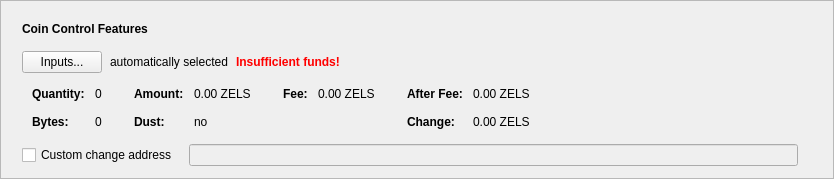
      <widget class="QFrame" name="frameCoinControl">
       <property name="sizePolicy">
        <sizepolicy hsizetype="Expanding" vsizetype="Fixed">
         <horstretch>0</horstretch>
         <verstretch>0</verstretch>
        </sizepolicy>
       </property>
       <property name="frameShape">
        <enum>QFrame::StyledPanel</enum>
       </property>
       <property name="frameShadow">
        <enum>QFrame::Raised</enum>
       </property>
       <layout class="QVBoxLayout" name="verticalLayout_2">
        <item>
         <layout class="QVBoxLayout" name="verticalLayoutCoinControl" stretch="0,0,0,0,0">
          <property name="spacing">
           <number>0</number>
          </property>
          <property name="sizeConstraint">
           <enum>QLayout::SetDefaultConstraint</enum>
          </property>
          <property name="leftMargin">
           <number>10</number>
          </property>
          <property name="topMargin">
           <number>10</number>
          </property>
          <item>
           <layout class="QHBoxLayout" name="horizontalLayoutCoinControl1">
            <property name="bottomMargin">
             <number>15</number>
            </property>
            <item>
             <widget class="QLabel" name="labelCoinControlFeatures">
              <property name="sizePolicy">
               <sizepolicy hsizetype="Preferred" vsizetype="Maximum">
                <horstretch>0</horstretch>
                <verstretch>0</verstretch>
               </sizepolicy>
              </property>
              <property name="font">
               <font>
                <weight>75</weight>
                <bold>true</bold>
               </font>
              </property>
              <property name="styleSheet">
               <string notr="true">font-weight:bold;</string>
              </property>
              <property name="text">
               <string>Coin Control Features</string>
              </property>
             </widget>
            </item>
           </layout>
          </item>
          <item>
           <layout class="QHBoxLayout" name="horizontalLayoutCoinControl2" stretch="0,0,0,0">
            <property name="spacing">
             <number>8</number>
            </property>
            <property name="bottomMargin">
             <number>10</number>
            </property>
            <item>
             <widget class="QPushButton" name="pushButtonCoinControl">
              <property name="styleSheet">
               <string notr="true"/>
              </property>
              <property name="text">
               <string>Inputs...</string>
              </property>
              <property name="autoDefault">
               <bool>false</bool>
              </property>
             </widget>
            </item>
            <item>
             <widget class="QLabel" name="labelCoinControlAutomaticallySelected">
              <property name="text">
               <string>automatically selected</string>
              </property>
              <property name="margin">
               <number>5</number>
              </property>
             </widget>
            </item>
            <item>
             <widget class="QLabel" name="labelCoinControlInsuffFunds">
              <property name="font">
               <font>
                <weight>75</weight>
                <bold>true</bold>
               </font>
              </property>
              <property name="styleSheet">
               <string notr="true">color:red;font-weight:bold;</string>
              </property>
              <property name="text">
               <string>Insufficient funds!</string>
              </property>
              <property name="margin">
               <number>5</number>
              </property>
             </widget>
            </item>
            <item>
             <spacer name="horizontalSpacerCoinControl">
              <property name="orientation">
               <enum>Qt::Horizontal</enum>
              </property>
              <property name="sizeHint" stdset="0">
               <size>
                <width>40</width>
                <height>1</height>
               </size>
              </property>
             </spacer>
            </item>
           </layout>
          </item>
          <item>
           <widget class="QWidget" name="widgetCoinControl" native="true">
            <property name="sizePolicy">
             <sizepolicy hsizetype="Preferred" vsizetype="Preferred">
              <horstretch>0</horstretch>
              <verstretch>0</verstretch>
             </sizepolicy>
            </property>
            <property name="minimumSize">
             <size>
              <width>0</width>
              <height>0</height>
             </size>
            </property>
            <property name="styleSheet">
             <string notr="true"/>
            </property>
            <layout class="QHBoxLayout" name="horizontalLayoutCoinControl5">
             <property name="leftMargin">
              <number>0</number>
             </property>
             <property name="topMargin">
              <number>0</number>
             </property>
             <property name="rightMargin">
              <number>0</number>
             </property>
             <property name="bottomMargin">
              <number>0</number>
             </property>
             <item>
              <layout class="QHBoxLayout" name="horizontalLayoutCoinControl3" stretch="0,0,0,1">
               <property name="spacing">
                <number>20</number>
               </property>
               <property name="topMargin">
                <number>0</number>
               </property>
               <property name="bottomMargin">
                <number>10</number>
               </property>
               <item>
                <layout class="QFormLayout" name="formLayoutCoinControl1">
                 <property name="horizontalSpacing">
                  <number>10</number>
                 </property>
                 <property name="verticalSpacing">
                  <number>14</number>
                 </property>
                 <property name="leftMargin">
                  <number>10</number>
                 </property>
                 <property name="topMargin">
                  <number>4</number>
                 </property>
                 <property name="rightMargin">
                  <number>6</number>
                 </property>
                 <item row="0" column="0">
                  <widget class="QLabel" name="labelCoinControlQuantityText">
                   <property name="font">
                    <font>
                     <weight>75</weight>
                     <bold>true</bold>
                    </font>
                   </property>
                   <property name="text">
                    <string>Quantity:</string>
                   </property>
                   <property name="margin">
                    <number>0</number>
                   </property>
                  </widget>
                 </item>
                 <item row="0" column="1">
                  <widget class="QLabel" name="labelCoinControlQuantity">
                   <property name="cursor">
                    <cursorShape>IBeamCursor</cursorShape>
                   </property>
                   <property name="contextMenuPolicy">
                    <enum>Qt::ActionsContextMenu</enum>
                   </property>
                   <property name="text">
                    <string notr="true">0</string>
                   </property>
                   <property name="margin">
                    <number>0</number>
                   </property>
                   <property name="textInteractionFlags">
                    <set>Qt::LinksAccessibleByMouse|Qt::TextSelectableByKeyboard|Qt::TextSelectableByMouse</set>
                   </property>
                  </widget>
                 </item>
                 <item row="1" column="0">
                  <widget class="QLabel" name="labelCoinControlBytesText">
                   <property name="font">
                    <font>
                     <weight>75</weight>
                     <bold>true</bold>
                    </font>
                   </property>
                   <property name="text">
                    <string>Bytes:</string>
                   </property>
                  </widget>
                 </item>
                 <item row="1" column="1">
                  <widget class="QLabel" name="labelCoinControlBytes">
                   <property name="cursor">
                    <cursorShape>IBeamCursor</cursorShape>
                   </property>
                   <property name="contextMenuPolicy">
                    <enum>Qt::ActionsContextMenu</enum>
                   </property>
                   <property name="text">
                    <string notr="true">0</string>
                   </property>
                   <property name="textInteractionFlags">
                    <set>Qt::LinksAccessibleByMouse|Qt::TextSelectableByKeyboard|Qt::TextSelectableByMouse</set>
                   </property>
                  </widget>
                 </item>
                </layout>
               </item>
               <item>
                <layout class="QFormLayout" name="formLayoutCoinControl2">
                 <property name="horizontalSpacing">
                  <number>10</number>
                 </property>
                 <property name="verticalSpacing">
                  <number>14</number>
                 </property>
                 <property name="leftMargin">
                  <number>6</number>
                 </property>
                 <property name="topMargin">
                  <number>4</number>
                 </property>
                 <property name="rightMargin">
                  <number>6</number>
                 </property>
                 <item row="0" column="0">
                  <widget class="QLabel" name="labelCoinControlAmountText">
                   <property name="font">
                    <font>
                     <weight>75</weight>
                     <bold>true</bold>
                    </font>
                   </property>
                   <property name="text">
                    <string>Amount:</string>
                   </property>
                   <property name="margin">
                    <number>0</number>
                   </property>
                  </widget>
                 </item>
                 <item row="0" column="1">
                  <widget class="QLabel" name="labelCoinControlAmount">
                   <property name="cursor">
                    <cursorShape>IBeamCursor</cursorShape>
                   </property>
                   <property name="contextMenuPolicy">
                    <enum>Qt::ActionsContextMenu</enum>
                   </property>
                   <property name="text">
                    <string notr="true">0.00 ZELS</string>
                   </property>
                   <property name="textInteractionFlags">
                    <set>Qt::LinksAccessibleByMouse|Qt::TextSelectableByKeyboard|Qt::TextSelectableByMouse</set>
                   </property>
                  </widget>
                 </item>
                 <item row="1" column="0">
                  <widget class="QLabel" name="labelCoinControlLowOutputText">
                   <property name="font">
                    <font>
                     <weight>75</weight>
                     <bold>true</bold>
                    </font>
                   </property>
                   <property name="text">
                    <string>Dust:</string>
                   </property>
                  </widget>
                 </item>
                 <item row="1" column="1">
                  <widget class="QLabel" name="labelCoinControlLowOutput">
                   <property name="cursor">
                    <cursorShape>IBeamCursor</cursorShape>
                   </property>
                   <property name="contextMenuPolicy">
                    <enum>Qt::ActionsContextMenu</enum>
                   </property>
                   <property name="text">
                    <string notr="true">no</string>
                   </property>
                   <property name="textInteractionFlags">
                    <set>Qt::LinksAccessibleByMouse|Qt::TextSelectableByKeyboard|Qt::TextSelectableByMouse</set>
                   </property>
                  </widget>
                 </item>
                </layout>
               </item>
               <item>
                <layout class="QFormLayout" name="formLayoutCoinControl3">
                 <property name="horizontalSpacing">
                  <number>10</number>
                 </property>
                 <property name="verticalSpacing">
                  <number>14</number>
                 </property>
                 <property name="leftMargin">
                  <number>6</number>
                 </property>
                 <property name="topMargin">
                  <number>4</number>
                 </property>
                 <property name="rightMargin">
                  <number>6</number>
                 </property>
                 <item row="0" column="0">
                  <widget class="QLabel" name="labelCoinControlFeeText">
                   <property name="font">
                    <font>
                     <weight>75</weight>
                     <bold>true</bold>
                    </font>
                   </property>
                   <property name="text">
                    <string>Fee:</string>
                   </property>
                   <property name="margin">
                    <number>0</number>
                   </property>
                  </widget>
                 </item>
                 <item row="0" column="1">
                  <widget class="QLabel" name="labelCoinControlFee">
                   <property name="cursor">
                    <cursorShape>IBeamCursor</cursorShape>
                   </property>
                   <property name="contextMenuPolicy">
                    <enum>Qt::ActionsContextMenu</enum>
                   </property>
                   <property name="text">
                    <string notr="true">0.00 ZELS</string>
                   </property>
                   <property name="textInteractionFlags">
                    <set>Qt::LinksAccessibleByMouse|Qt::TextSelectableByKeyboard|Qt::TextSelectableByMouse</set>
                   </property>
                  </widget>
                 </item>
                </layout>
               </item>
               <item>
                <layout class="QFormLayout" name="formLayoutCoinControl4">
                 <property name="horizontalSpacing">
                  <number>10</number>
                 </property>
                 <property name="verticalSpacing">
                  <number>14</number>
                 </property>
                 <property name="leftMargin">
                  <number>6</number>
                 </property>
                 <property name="topMargin">
                  <number>4</number>
                 </property>
                 <property name="rightMargin">
                  <number>6</number>
                 </property>
                 <item row="0" column="0">
                  <widget class="QLabel" name="labelCoinControlAfterFeeText">
                   <property name="font">
                    <font>
                     <weight>75</weight>
                     <bold>true</bold>
                    </font>
                   </property>
                   <property name="text">
                    <string>After Fee:</string>
                   </property>
                   <property name="margin">
                    <number>0</number>
                   </property>
                  </widget>
                 </item>
                 <item row="0" column="1">
                  <widget class="QLabel" name="labelCoinControlAfterFee">
                   <property name="cursor">
                    <cursorShape>IBeamCursor</cursorShape>
                   </property>
                   <property name="contextMenuPolicy">
                    <enum>Qt::ActionsContextMenu</enum>
                   </property>
                   <property name="text">
                    <string notr="true">0.00 ZELS</string>
                   </property>
                   <property name="textInteractionFlags">
                    <set>Qt::LinksAccessibleByMouse|Qt::TextSelectableByKeyboard|Qt::TextSelectableByMouse</set>
                   </property>
                  </widget>
                 </item>
                 <item row="1" column="0">
                  <widget class="QLabel" name="labelCoinControlChangeText">
                   <property name="font">
                    <font>
                     <weight>75</weight>
                     <bold>true</bold>
                    </font>
                   </property>
                   <property name="text">
                    <string>Change:</string>
                   </property>
                  </widget>
                 </item>
                 <item row="1" column="1">
                  <widget class="QLabel" name="labelCoinControlChange">
                   <property name="cursor">
                    <cursorShape>IBeamCursor</cursorShape>
                   </property>
                   <property name="contextMenuPolicy">
                    <enum>Qt::ActionsContextMenu</enum>
                   </property>
                   <property name="text">
                    <string notr="true">0.00 ZELS</string>
                   </property>
                   <property name="textInteractionFlags">
                    <set>Qt::LinksAccessibleByMouse|Qt::TextSelectableByKeyboard|Qt::TextSelectableByMouse</set>
                   </property>
                  </widget>
                 </item>
                </layout>
               </item>
              </layout>
             </item>
            </layout>
           </widget>
          </item>
          <item>
           <layout class="QHBoxLayout" name="horizontalLayoutCoinControl4" stretch="0,0,0">
            <property name="spacing">
             <number>12</number>
            </property>
            <property name="sizeConstraint">
             <enum>QLayout::SetDefaultConstraint</enum>
            </property>
            <property name="topMargin">
             <number>5</number>
            </property>
            <property name="rightMargin">
             <number>5</number>
            </property>
            <item>
             <widget class="QCheckBox" name="checkBoxCoinControlChange">
              <property name="toolTip">
               <string>If this is activated, but the change address is empty or invalid, change will be sent to a newly generated address.</string>
              </property>
              <property name="text">
               <string>Custom change address</string>
              </property>
             </widget>
            </item>
            <item>
             <widget class="QValidatedLineEdit" name="lineEditCoinControlChange">
              <property name="enabled">
               <bool>false</bool>
              </property>
              <property name="sizePolicy">
               <sizepolicy hsizetype="Expanding" vsizetype="Fixed">
                <horstretch>0</horstretch>
                <verstretch>0</verstretch>
               </sizepolicy>
              </property>
             </widget>
            </item>
            <item>
             <widget class="QLabel" name="labelCoinControlChangeLabel">
              <property name="sizePolicy">
               <sizepolicy hsizetype="Preferred" vsizetype="Expanding">
                <horstretch>0</horstretch>
                <verstretch>0</verstretch>
               </sizepolicy>
              </property>
              <property name="minimumSize">
               <size>
                <width>0</width>
                <height>0</height>
               </size>
              </property>
              <property name="text">
               <string/>
              </property>
              <property name="margin">
               <number>3</number>
              </property>
             </widget>
            </item>
           </layout>
          </item>
          <item>
           <spacer name="verticalSpacerCoinControl">
            <property name="orientation">
             <enum>Qt::Vertical</enum>
            </property>
            <property name="sizeType">
             <enum>QSizePolicy::Expanding</enum>
            </property>
            <property name="sizeHint" stdset="0">
             <size>
              <width>800</width>
              <height>1</height>
             </size>
            </property>
           </spacer>
          </item>
         </layout>
        </item>
       </layout>
      </widget>
